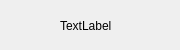
<?xml version="1.0" encoding="UTF-8"?>
<ui version="4.0">
 <class>CustomWidget</class>
 <widget class="QWidget" name="CustomWidget">
  <property name="geometry">
   <rect>
    <x>0</x>
    <y>0</y>
    <width>180</width>
    <height>50</height>
   </rect>
  </property>
  <property name="minimumSize">
   <size>
    <width>180</width>
    <height>50</height>
   </size>
  </property>
  <property name="maximumSize">
   <size>
    <width>180</width>
    <height>50</height>
   </size>
  </property>
  <property name="windowTitle">
   <string>Form</string>
  </property>
  <widget class="QLabel" name="nameLabel">
   <property name="geometry">
    <rect>
     <x>60</x>
     <y>20</y>
     <width>54</width>
     <height>12</height>
    </rect>
   </property>
   <property name="text">
    <string>TextLabel</string>
   </property>
  </widget>
  <widget class="QLabel" name="cusIcon">
   <property name="geometry">
    <rect>
     <x>0</x>
     <y>0</y>
     <width>50</width>
     <height>50</height>
    </rect>
   </property>
   <property name="minimumSize">
    <size>
     <width>50</width>
     <height>50</height>
    </size>
   </property>
   <property name="maximumSize">
    <size>
     <width>50</width>
     <height>50</height>
    </size>
   </property>
   <property name="text">
    <string/>
   </property>
  </widget>
  <widget class="QLabel" name="countIcon">
   <property name="geometry">
    <rect>
     <x>150</x>
     <y>15</y>
     <width>25</width>
     <height>25</height>
    </rect>
   </property>
   <property name="minimumSize">
    <size>
     <width>25</width>
     <height>25</height>
    </size>
   </property>
   <property name="maximumSize">
    <size>
     <width>25</width>
     <height>25</height>
    </size>
   </property>
   <property name="text">
    <string/>
   </property>
  </widget>
 </widget>
 <resources/>
 <connections/>
</ui>
